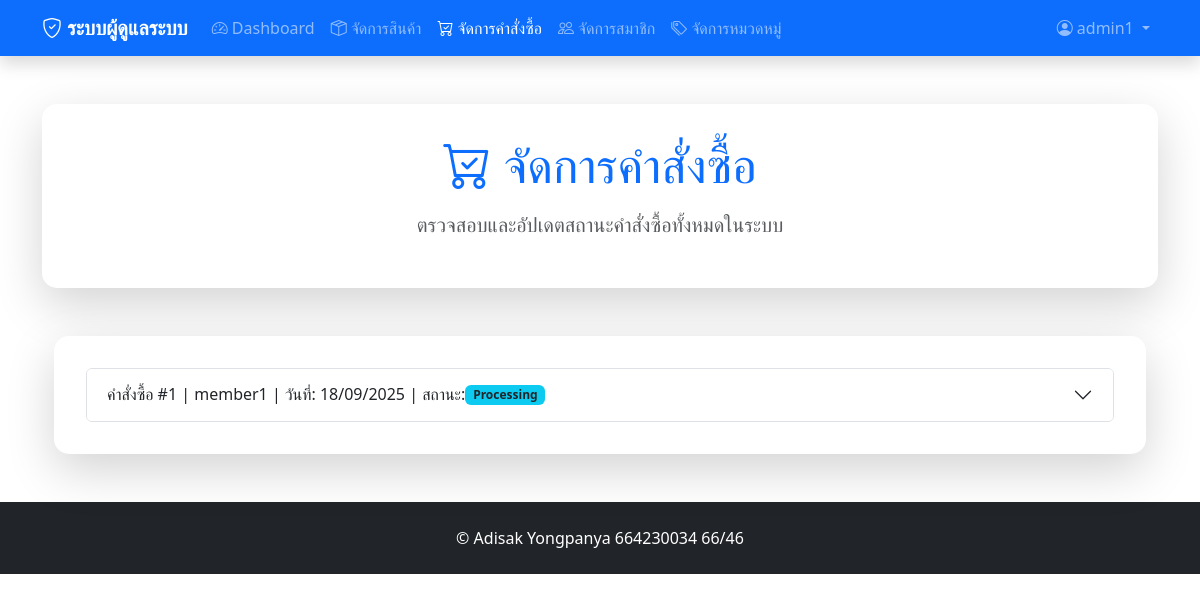
The app's page /admin/orders.php (signed in), older data.
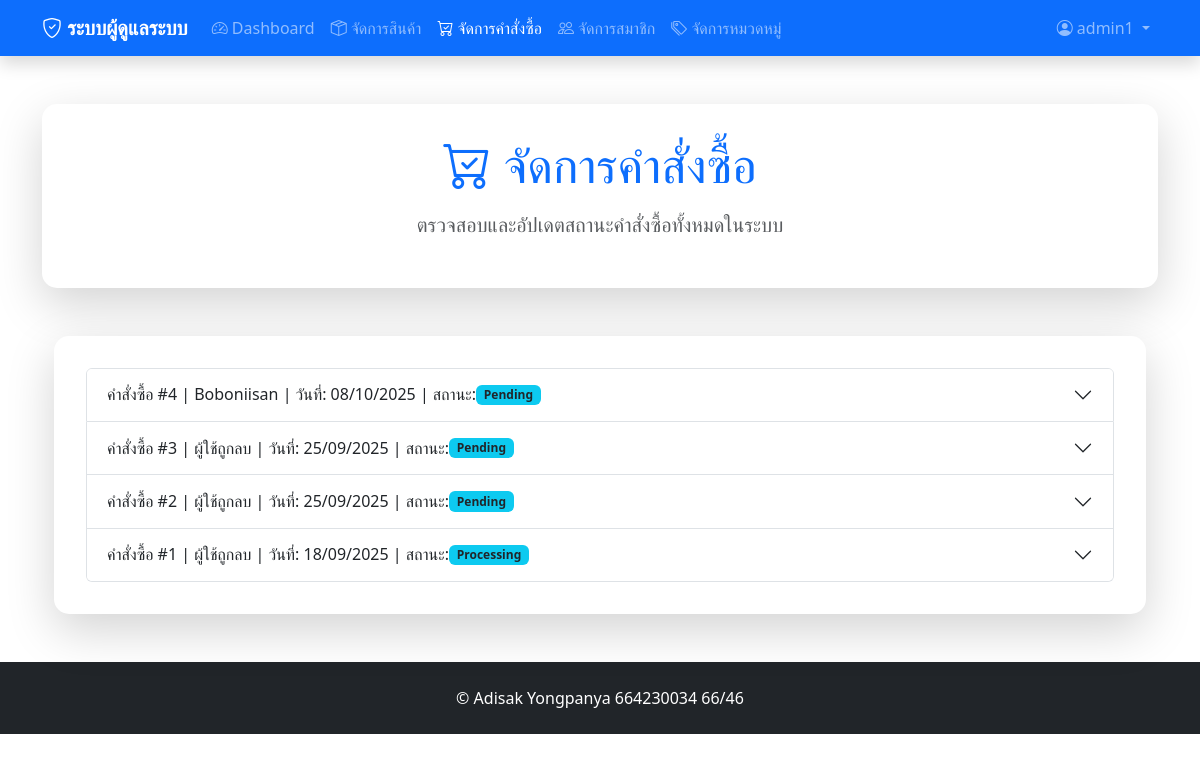
The same page, newer data.
### tables this page shows
CREATE TABLE `orders` (
  `order_id` int(11) NOT NULL,
  `user_id` int(11) DEFAULT NULL,
  `total_amount` decimal(10,2) NOT NULL,
  `order_date` timestamp NOT NULL DEFAULT current_timestamp(),
  `status` enum('pending','processing','shipped','completed','cancelled') DEFAULT 'pending'
);

CREATE TABLE `users` (
  `user_id` int(11) NOT NULL,
  `username` varchar(50) NOT NULL,
  `password` varchar(255) NOT NULL,
  `email` varchar(100) NOT NULL,
  `full_name` varchar(100) DEFAULT NULL,
  `role` enum('admin','member') DEFAULT 'member',
  `created_at` timestamp NOT NULL DEFAULT current_timestamp()
);

### admin/orders.php (the view, shortened to what this page needs)
<?php
require '../config.php';
$stmt = $conn->query("
    SELECT o.*, u.username
    FROM orders o
    LEFT JOIN users u ON o.user_id = u.user_id
    ORDER BY o.order_date DESC
");
$orders = $stmt->fetchAll(PDO::FETCH_ASSOC);
?>
<!DOCTYPE html>
<html lang="th">
<head>
    <link href="https://cdn.jsdelivr.net/npm/bootstrap@5.3.7/dist/css/bootstrap.min.css" rel="stylesheet">
    <link href="https://cdn.jsdelivr.net/npm/bootstrap-icons@1.10.0/font/bootstrap-icons.css" rel="stylesheet">
</head>
<body>
    <?php require_once 'navbar_admin.php'; ?>
<div class="container mt-5">
    <div class="row mb-5">
        <div class="col-12">
            <div class="card admin-card shadow-lg">
                <div class="card-body text-center">
                    <h1 class="display-5 text-primary mb-3">
                        <i class="bi bi-cart-check"></i> จัดการคำสั่งซื้อ
                    </h1>
                    <p class="lead text-muted">
                        ตรวจสอบและอัปเดตสถานะคำสั่งซื้อทั้งหมดในระบบ
                    </p>
                </div>
            </div>
        </div>
    </div>
<div class="container">
    <div class="card admin-card shadow-lg">
        <div class="card-body">
            <div class="accordion" id="ordersAccordion">
<?php foreach ($orders as $index => $order): ?>
    <div class="accordion-item">
        <h2 class="accordion-header" id="heading<?= $index ?>">
            <button class="accordion-button collapsed" type="button" data-bs-toggle="collapse" data-bs-target="#collapse<?= $index ?>" aria-expanded="false" aria-controls="collapse<?= $index ?>">
                คำสั่งซื้อ #<?= $order['order_id'] ?> | <?= htmlspecialchars($order['username'] ?? 'ผู้ใช้ถูกลบ') ?> | วันที่: <?= date('d/m/Y', strtotime($order['order_date'])) ?> | สถานะ: <span class="badge bg-info text-dark"><?= ucfirst($order['status']) ?></span>
            </button>
        </h2>
    </div>
<?php endforeach; ?>
</div>
        </div>
    </div>
</div>
</div>
    <?php require_once 'footer_admin.php'; ?>
</body>
</html>

Row changes from the older to the newer data that the page shows:
added orders: order_id "4", user.username "Boboniisan", order_date "08/10/2025", status "Pending"
added orders: order_id "3", username "ผู้ใช้ถูกลบ", order_date "25/09/2025", status "Pending"
added orders: order_id "2", username "ผู้ใช้ถูกลบ", order_date "25/09/2025", status "Pending"
changed orders "Processing": user.username "member1" → "ผู้ใช้ถูกลบ"
